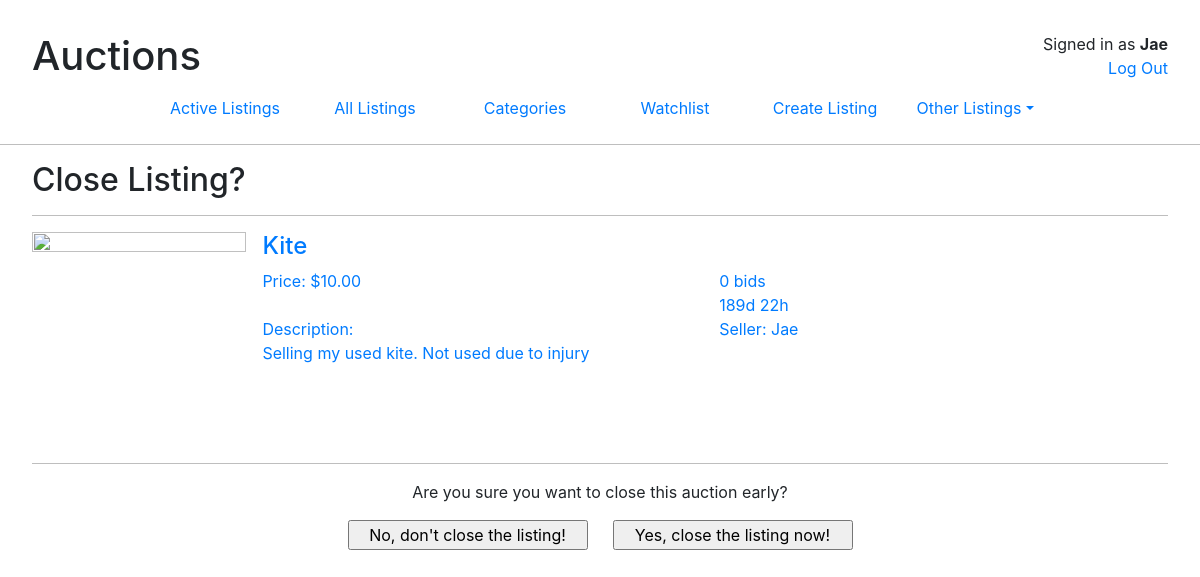
Page /close/28 (signed in) on the committed database.
### auctions/models.py (models this page shows, shortened)
class User(AbstractUser):
    pass

class Listing(models.Model):
    title           = models.CharField(max_length=30)
    category        = models.ForeignKey(Category, blank=True, null=True, on_delete=models.SET_NULL)
    condition       = models.ForeignKey(Condition, blank=True, null=True, on_delete=models.SET_NULL)
    description     = models.TextField(max_length=300)
    image           = models.URLField(blank = True, null=True)
    start_dateTime  = models.DateTimeField(auto_now_add=True)
    end_dateTime    = models.DateTimeField(null=True, blank=True)
    seller          = models.ForeignKey(User, on_delete=models.CASCADE, related_name="seller")
    starting_price  = models.DecimalField(max_digits=10, decimal_places=2, default=None)
    is_active       = models.BooleanField(default=True)
    winner          = models.ForeignKey(User, blank=True, default=None, null=True, on_delete=models.SET_NULL, related_name="winner")

### auctions/views.py (the view)
# urls.py: path("close/<int:id>", views.close, name="close"),
@login_required
def close(request, id):
    if request.user == Listing.objects.get(pk=id).seller:
        if request.method == "POST":
            listing = Listing.objects.get(pk=id)        # Retreive listing data
            if 'close' in request.POST:
                try:
                    winning_bid = Bid.objects.filter(listing=id).first()
                    listing.is_active = False
                    listing.winner = winning_bid.bidder
                    listing.end_dateTime = timezone.now()
                    listing.save()
                except:
                    listing.is_active = False
                    listing.end_dateTime = timezone.now()
                    listing.save()
                return HttpResponseRedirect(reverse("listing", args=[id]))
            else:
                return HttpResponseRedirect(reverse("listing", args=[id]))
        else:
            return render(request,"auctions/close.html", {
                "listing" : Listing.objects.get(pk=id)
            })
    else:
        return HttpResponseRedirect(reverse("index"))

### auctions/templatetags/listingtags.py (called while the page is built)
@register.filter
def bid_count(listing):
    bids = Bid.objects.filter(listing=listing.id)
    bid_count = len(bids)
    if bid_count == 1:
        return f"{ bid_count } bid"
    else:
        return f"{ bid_count } bids"

@register.filter
def timeremaining(listing):
    end_time = Listing.objects.get(pk=listing.id).end_dateTime
    td = end_time - timezone.now()
    td_hrs = td.seconds//3600%60
    td_mins = (td.seconds//60)%60
    if td.days > 0:
        return f"{ td.days }d { td_hrs }h"
    else:
        if td_hrs > 0:
            return f"{ td_hrs }h { td_mins }m"
        else:
            return f"{ td_mins }m { td.seconds % 60 }s"

@register.filter
def current_price(listing):
    bids = Bid.objects.filter(listing=listing.id)
    if bids.count() > 0:
        price = bids.latest('bid_amount').bid_amount
    elif bids.count() == 0:
        price = listing.starting_price
    return price

### auctions/templates/auctions/close.html (shortened to what this page needs)
{% extends "auctions/layout.html" %}
{% block body %}
    <h2>Close Listing?</h2>
    <hr>
    {% include "auctions/listing_row_template.html" %}
    <div class="auction-close-confirmation">
        <p>Are you sure you want to close this auction early?</p>
        <form action="" method="post" id="close">
            <input type="submit", value="No, don't close the listing!"> &emsp;
            <input type="submit", name="close"value="Yes, close the listing now!">
        </form>
    </div>
{% endblock %}

### auctions/templates/auctions/layout.html (shortened to what this page needs)
{% load static %}
<!DOCTYPE html>
<html lang="en">
    <head>
        <link rel="stylesheet" href="https://stackpath.bootstrapcdn.com/bootstrap/4.4.1/css/bootstrap.min.css">
        <link href="{% static 'auctions/styles.css' %}" rel="stylesheet">
    </head>
    <body>
        <div style="position: relative;">
            <h1>Auctions</h1>
            <div style="position:absolute; top:0px; right:0px; text-align: right;">
                {% if user.is_authenticated %}
                    Signed in as <strong>{{ user.username }}</strong><br>
                    <a  href="{% url 'logout' %}">Log Out</a>
                {% else %}
                    Not signed in<br>
                    <a href="{% url 'login' %}">Log In</a>
                {% endif %}
            </div>
        </div>
        <ul class="nav nav-justified justify-content-center ">
            <li class="nav-item">
                <a class="nav-link" href="{% url 'index' %}">Active Listings</a>
            </li>
            <li class="nav-item">
                <a class="nav-link" href="{% url 'index' %}?id=all">All Listings</a>
            </li>
            <li class="nav-item">
                <a class="nav-link" href="{% url 'categories' %}">Categories</a>
            </li>
            {% if user.is_authenticated %}
                <li class="nav-item">
                    <a class="nav-link" href="{% url 'watchlist' %}">Watchlist</a>
                </li>
                <li class="nav-item">
                    <a class="nav-link" href="{% url 'create' %}">Create Listing</a>
                </li>
                <li class="nav-item dropdown">
                    <a class="nav-link dropdown-toggle" data-toggle="dropdown" href="#" role="button" aria-haspopup="true" aria-expanded="false">Other Listings</a>
                </li>
            {% endif %}
        </ul>
        <hr style="width: 100vw; margin-left: 50%; transform: translateX(-50%);">
        {% block body %}
        {% endblock %}
    </body>
</html>

### auctions/templates/auctions/listing_row_template.html
{% load listingtags %}
<div class="listing-card-container">
    <a href="{% url 'listing' listing.id %}">
        <div class="listing-card-grid">
            <div>
                {% if listing.image %}
                    <img src="{{ listing.image }}" class="listing-card-img">
                {% else %}
                    <img src="https://us.123rf.com/450wm/pavelstasevich/pavelstasevich1811/pavelstasevich181101032/112815935-no-image-available-icon-flat-vector-illustration.jpg?ver=6" class="listing-card-img">
                {% endif %}
            </div>
            <div class="listing-details grid-col-span-4">
                <H4>{{ listing.title }}</H4>
                <div class="listing-card-details-section">
                    <div class="listing-card-row-description">
                        Price: ${{ listing|current_price }}<br><br>
                        Description:<br>
                        {{ listing.description }} <br>
                    </div>
                    <div class="listing-card-auction-details">
                        {{ listing|bid_count }}               <br>
                        {% if listing.is_active %}
                            {{ listing|timeremaining }}
                        {% else %}
                            Ended
                        {% endif %}<br>
                        Seller: {{ listing.seller }} <br>
                    </div>
                </div>
            </div>
        </div>
    </a>
</div>
<hr>

### auctions/static/auctions/styles.css (style rules this page uses)
html { width: 100vw; margin: auto; }
body { padding: 2rem; max-width: 1248px; margin: auto; }
hr { background-color: lightgray; }
#close input { width: 15rem; }
img, picture, image { max-width: 100%; max-height: 100%; display: block; }
.grid-col-span-4 { grid-column: span 4; }
.listing-card-grid { display: grid; gap: 1rem; grid-template-columns: repeat(5, 1fr); min-height: 150px; }
.listing-card-details-section { display: grid; gap: 0.5rem; grid-template-columns: repeat(2, 1fr); }
.listing-card-img { width: 100%; aspect-ratio: 1 / 1; object-fit: contain; }
.listing-card-row-description { height: 120px; overflow: hidden; text-overflow: ellipsis; }
.nav-item { max-width: 150px; }
.auction-close-confirmation { text-align: center; }

### rows in the picture
User: username "Jae"
Listing: title "Kite", id+starting_price "10.00", description "Selling my used kite. Not used due to injury", id "0 bids", id+end_dateTime "189d 22h", seller "Jae"
